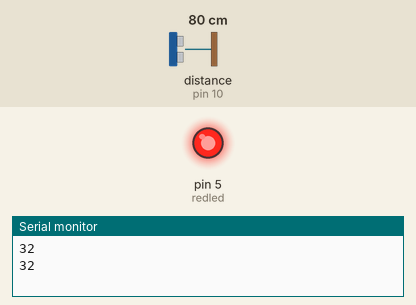
This sketch was run on a simulated Arduino Uno, built with avr-gcc and run on an emulated ATmega328P. Shown: output pins drawn as LEDs (lit = HIGH), the last lines printed to the serial monitor. Wiring (inferred from the names in the program): ultrasonic range finder: trigger pin 11; echo pin 10. Inputs (shaded band) come from the test bench; at power-on: distance to the obstacle (sensor on pin 10) 80 cm. The echo pulse lasts 58.3 µs per cm; pins used as bus, display or sensor lines are not drawn.

Above: at 2.0 s.
2.1 s: distance to the obstacle (sensor on pin 10) set to 109 cm
3.9 s: distance to the obstacle (sensor on pin 10) set to 115 cm
At 6.3 s:
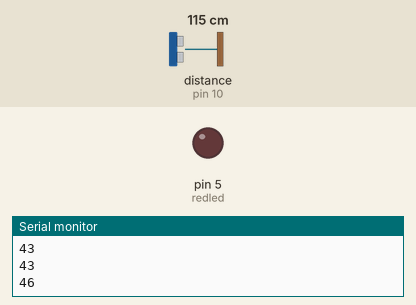
6.6 s: distance to the obstacle (sensor on pin 10) set to 2 cm
At 8.2 s:
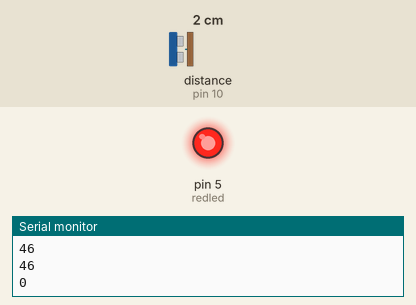
9.2 s: distance to the obstacle (sensor on pin 10) set to 120 cm
At 11.0 s:
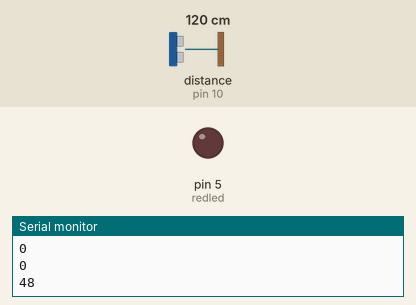
Timing chart, 0 to 12.5 s (numbered marks = the images above; inputs shaded):
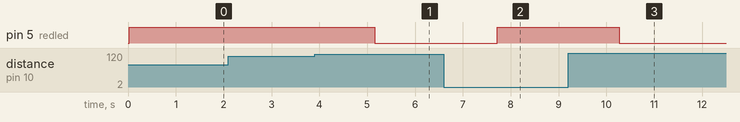

The sketch:

ultrasonic.ino
```cpp
int redled = 5;
int trig = 11;
int echo = 10;
int TX = 0;
int RX = 1;
long travel_time;
int delay_time1 = 25;
int delay_time2 = 10;
void setup() {
  pinMode(trig, OUTPUT);
  pinMode(echo, INPUT);
  pinMode(redled, OUTPUT);
  pinMode(TX, INPUT);
  pinMode(RX, OUTPUT);
  Serial.begin(9600);
}
void loop() {
  digitalWrite(trig, LOW);
  delayMicroseconds(delay_time2);
  digitalWrite(trig, HIGH);
  delayMicroseconds(delay_time2);
  digitalWrite(trig, LOW);
  travel_time = pulseIn(echo, HIGH);
  delay(delay_time1);
  travel_time = (travel_time) / (144.66);
  if (travel_time <= 44) {

    digitalWrite(redled, HIGH);
    delay(250);
  }
  if (travel_time > 44) {
    digitalWrite(redled, LOW);
    delay(250);
  }
  Serial.println(travel_time);
  delay(1000);
}
```

Measured:
- the behaviour switches between 111 and 112 cm on distance to the obstacle (sensor on pin 10) (found by bisection; images 0 and 1)
- after the input at 3.9 s, pin 5 (redled): HIGH → LOW after 1.3 s
- after the input at 6.6 s, pin 5 (redled): LOW → HIGH after 1.1 s
- after the input at 9.2 s, pin 5 (redled): HIGH → LOW after 1.1 s
